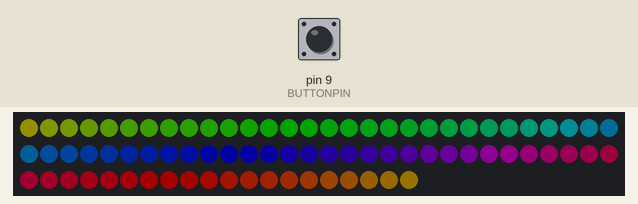
A sketch run on a simulated Arduino Uno, built with avr-gcc and run on an emulated ATmega328P. On the bench: 80 RGB LEDs in strip order, left to right, continuing on the next row. Inputs (shaded band) come from the test bench; at power-on: pin 9 (BUTTONPIN) HIGH. Dim RGB values are drawn brighter than linear.

Above: at 1.2 s.
1.3 s: pin 9 (BUTTONPIN) pulled LOW for 0.15 s
At 1.4 s:
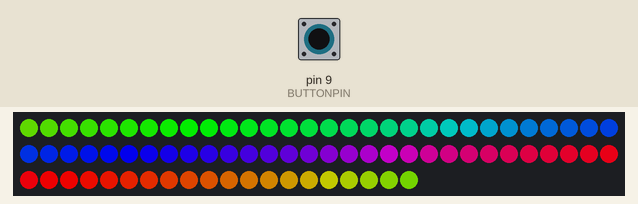
2.0 s: pin 9 (BUTTONPIN) pulled LOW for 1 s
At 3.7 s:
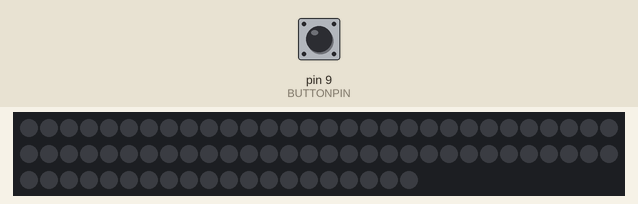
4.5 s: pin 9 (BUTTONPIN) pulled LOW for 0.15 s
At 5.15 s:
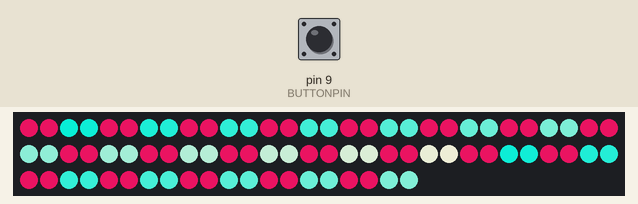
5.2 s: pin 9 (BUTTONPIN) pulled LOW for 3.2 s
At 9.0 s:
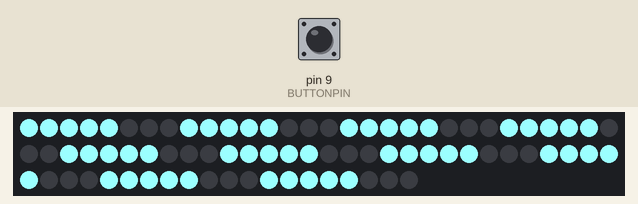
9.9 s: pin 9 (BUTTONPIN) pulsed LOW 2 times (0.12 s each, 0.3 s apart)
At 22.24 s:
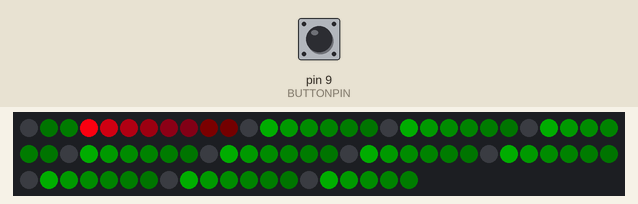

Measured:
- after the input at 2.0 s, the LEDs: first change at once (image 2 shows a later state)
- after the input at 4.5 s, the LEDs: first change at once (image 3 shows a later state)
- after the input at 9.9 s, the LEDs: first change at once (image 5 shows a later state)

The sketch:

HoopPatterns.ino
```cpp
#include <Adafruit_DotStar.h>
#include <SPI.h>

#define NUMPIXELS 80

enum pattern { CHARGE, PULSE, JULIE2C, SCANNER, MATHSTRIPES };

class HoopPatterns : public Adafruit_DotStar
{
  public:

  pattern ActivePattern;

  unsigned long Interval;   // milliseconds between updates
  unsigned long lastUpdate; // last update of position

  uint32_t Color1;
  uint16_t TotalSteps;  // total number of steps in the pattern
  uint16_t Index;  // current step within the pattern

  void (*OnComplete)();  // Callback on completion of pattern

  // Constructor - calls base-class constructor to initialize strip
  /*HoopPatterns(uint16_t pixels, uint8_t clock, uint8_t data, void (*callback)())
    : Adafruit_DotStar(pixels, data, clock)
    {
        OnComplete = callback;
    }*/

   HoopPatterns(uint16_t pixels)
    : Adafruit_DotStar(pixels)
    {
      //OnComplete = callback;
    }

    void Update()
    {
        if((millis() - lastUpdate) > Interval) // time to update
        {
            lastUpdate = millis();
            switch(ActivePattern)
            {
                case 0:
                    break;
                case 1:
                    PulseUpdate();
                    break;
                case 2:
                    Julie2CUpdate();
                    break;
                case 3:
                    ScannerUpdate();
                    break;
                case 4:
                    break; //no update needed for MathStripes
                default:
                    break;
            }
        }
    }

    // Increment the Index and reset at the end
    void Increment()
    {
         Index++;
           if (Index >= TotalSteps)
            {
                Index = 0;
                if (OnComplete != NULL)
                {
                    OnComplete(); // call the comlpetion callback
                }
            }
    }

    void Pulse(uint8_t interval)
    {
        ActivePattern = PULSE;
        Interval = interval;
        TotalSteps = 511;
        Index = 0;
    }

    // Update the Rainbow Cycle Pattern
    void PulseUpdate()
    {
        for(int i=0; i< numPixels(); i++)
        {
            setPixelColor(i, Wheel(((i * 256 / numPixels()) + Index) & 255));
        }
        if ((Index*2) <= TotalSteps){
         setBrightness(map(Index,0,TotalSteps,20,255));
        }
        else{
          setBrightness(map((TotalSteps-Index),0,TotalSteps,20,255));
        }
        show();
        Increment();
    }

    void Julie2C(uint8_t interval)
    {
        ActivePattern = JULIE2C;
        Interval = interval;
        TotalSteps = 2;
        Index = 0;
        setBrightness(200);
    }

    void Julie2CUpdate()
    {
      if (Index==0)
      {
        for(int i = 0; i<=numPixels(); i++){
          if(i%4==0) {
            setPixelColor(i,240,20,100);
            setPixelColor((i+1),240,20,100);
            show();
            i++;
          }
          else {
            setPixelColor(i,i*5,255,230);
            setPixelColor((i+1),i*5,255,230);
            show();
          }
        }
        Increment();
      }
      else
      {
   for(int i = 0; i<=numPixels(); i++){
    if(i%4==0) {
       setPixelColor((i),i*10,255,230);
       setPixelColor((i+1),i*10,255,230);
       show();
       i++;
    }
    else {
       setPixelColor(i,240,20,100);
       setPixelColor(i,240,20,100);
       show();
    }
  }Increment();
      }
      //Increment();
    }

// Initialize for a SCANNNER
    void Scanner(uint32_t color1, uint8_t interval)
    {
        ActivePattern = SCANNER;
        Interval = interval;
        TotalSteps = (numPixels() - 1) * 2;
        Color1 = color1;
        Index = 0;
        setBrightness(255);
    }

    // Update the Scanner Pattern
    void ScannerUpdate()
    {
        for (int i = 0; i < numPixels(); i++)
        {
            if (i == Index)  // Scan Pixel to the right
            {
                 setPixelColor(i, Color1);
            }
            else if (i == TotalSteps - Index) // Scan Pixel to the left
            {
                 setPixelColor(i, Color1);
            }
            else // Fading tail
            {
              if(getPixelColor(i)==0x000000){
                 setPixelColor(i, 0, 50, 00);
              }
           else{
              setPixelColor(i, DimColor(getPixelColor(i)));
           }
            }
        }
        show();
        Increment();
        Color1 = Wheel(map(Index,0,TotalSteps,0,255));
    }

   //initialize MathStripes, static pattern, no update needed
   void MathStripes(byte b)
   {
     //byte toggle = 0;
     //byte cIndex = 0;

     for (int i =0; i < numPixels(); i++)
      {
        if ((i+1)%8 <= 5 && (i+1)%8 != 0) {
          setPixelColor(i, b-100, b, b); //on
        }
        else {
          setPixelColor(i, 0, 0, 0); //off
        }
      }
      show();
   }

   void Charge()
   {
     ActivePattern = CHARGE;
     Interval = 120;
     TotalSteps = 1;
     Index = 0;
     ColorSet(0);
     show();
   }

//---utility functions used in patterns---
    uint32_t Wheel(byte WheelPos)
    {
        WheelPos = 255 - WheelPos;
        if(WheelPos < 85)
        {
            return Color(255 - WheelPos * 3, 0, WheelPos * 3);
        }
        else if(WheelPos < 170)
        {
            WheelPos -= 85;
            return Color(0, WheelPos * 3, 255 - WheelPos * 3);
        }
        else
        {
            WheelPos -= 170;
            return Color(WheelPos * 3, 255 - WheelPos * 3, 0);
        }
    }

    uint32_t DimColor(uint32_t color)
    {
        // Shift R, G and B components one bit to the right
        uint32_t dimColor = Color(Red(color) >> 1, Green(color) >> 1, Blue(color) >> 1);
        return dimColor;
    }

    // Set all pixels to a color (synchronously)
    void ColorSet(uint32_t color)
    {
        for (int i = 0; i < numPixels(); i++)
        {
            setPixelColor(i, color);
        }
        show();
    }

    // Returns the Red component of a 32-bit color
    uint8_t Red(uint32_t color)
    {
        return (color >> 16) & 0xFF;
    }

    // Returns the Green component of a 32-bit color
    uint8_t Green(uint32_t color)
    {
        return (color >> 8) & 0xFF;
    }

    // Returns the Blue component of a 32-bit color
    uint8_t Blue(uint32_t color)
    {
        return color & 0xFF;
    }
};

//real loop n stuff
HoopPatterns hoop(NUMPIXELS);
int BUTTONPIN = 9;
byte mode = 0; //mode index
byte modeNum = 5; //total # of modes. actual total number of modes, not #modes-1
bool pinState = digitalRead(BUTTONPIN);

void setup()
{
   pinMode(BUTTONPIN, INPUT_PULLUP);
   hoop.begin(); // Initialize pins for output
   //SPI.setClockDivider(SPI_CLOCK_DIV2); //refresh rate TO THE MAX!!1!
   //hoop.Julie2C(120); //init patterns
   hoop.Pulse(50);  //""
   hoop.show();  // Turn all LEDs off ASAP
}

// Main loop
void loop()
{
    // Update
    hoop.Update();
    hoop.show();

    if (digitalRead(BUTTONPIN) != pinState)
    {
      pinState = digitalRead(BUTTONPIN);
      mode++;
      if (mode>=modeNum){
        mode = 0;
      }

    switch(mode){
        case 0:
          hoop.Charge();
          hoop.ActivePattern = CHARGE;
          break;
        case 1:
          hoop.Pulse(20);
          hoop.ActivePattern = PULSE;
          break;
       case 2:
          hoop.Julie2C(120);
          hoop.ActivePattern =  JULIE2C;
          break;
       case 3:
          hoop.Scanner(hoop.Wheel(hoop.Index), 75);
          hoop.ActivePattern = SCANNER;
          break;
       case 4:
         hoop.MathStripes(255);
         hoop.ActivePattern = MATHSTRIPES;
         break;
       default:
          hoop.Charge();
          hoop.ActivePattern = CHARGE;
          break;
    }
    hoop.Update();
    hoop.show();
  }
}
```
